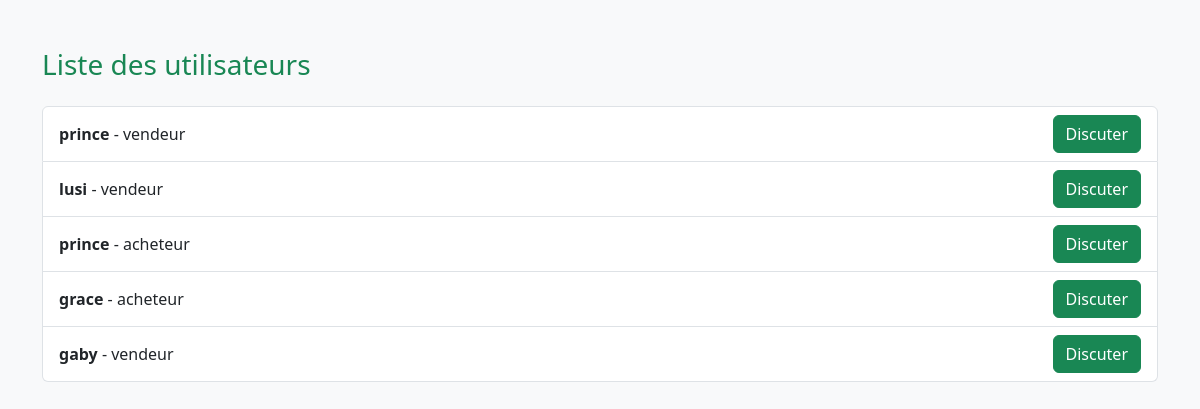
/liste_utilisateurs.php (signed in), run on the app's committed database.
### tables this page shows
CREATE TABLE `utilisateur` (
  `id_utilisateur` int(11) NOT NULL,
  `nom` varchar(100) NOT NULL,
  `email` varchar(100) NOT NULL,
  `mot_de_passe_hash` varchar(255) NOT NULL,
  `role` enum('admin','vendeur','acheteur') NOT NULL,
  `telephone` varchar(20) DEFAULT NULL,
  `adresse` text DEFAULT NULL,
  `date_inscription` datetime DEFAULT current_timestamp(),
  `status` enum('online','offline') DEFAULT 'offline',
  `abonnement_actif` tinyint(1) DEFAULT 0,
  `date_abonnement` date DEFAULT NULL,
  `date_expiration` date DEFAULT NULL,
  `paiement_effectue` tinyint(1) NOT NULL DEFAULT 0,
  `photo` varchar(255) DEFAULT NULL
);

### liste_utilisateurs.php (the view, shortened to what this page needs)
<?php
$host = 'localhost';
$dbname = 'agropastoral';
$username = 'root';
$password = '';
try {
    $pdo = new PDO("mysql:host=$host;dbname=$dbname;charset=utf8", $username, $password);
    $pdo->setAttribute(PDO::ATTR_ERRMODE, PDO::ERRMODE_EXCEPTION);
} catch (PDOException $e) {
    die("Erreur de connexion : " . $e->getMessage());
}
$current_user = $_SESSION['id_utilisateur'];
$stmt = $pdo->prepare("SELECT id_utilisateur, nom, role FROM utilisateur WHERE id_utilisateur != ?");
$stmt->execute([$current_user]);
$utilisateurs = $stmt->fetchAll(PDO::FETCH_ASSOC);
?>
<!DOCTYPE html>
<html lang="fr">
<head>
    <link href="https://cdn.jsdelivr.net/npm/bootstrap@5.3.3/dist/css/bootstrap.min.css" rel="stylesheet">
</head>
<body class="bg-light">
<div class="container py-5">
    <h3 class="mb-4 text-success">Liste des utilisateurs</h3>
    <div class="list-group">
        <?php foreach ($utilisateurs as $utilisateur): ?>
            <div class="list-group-item d-flex justify-content-between align-items-center">
                <div>
                    <strong><?= htmlspecialchars($utilisateur['nom']) ?></strong> - <?= htmlspecialchars($utilisateur['role']) ?>
                </div>
                <a href="chat.php?receiver_id=<?= $utilisateur['id_utilisateur'] ?>" class="btn btn-success">Discuter</a>
            </div>
        <?php endforeach; ?>
    </div>
</div>
</body>
</html>

### data on the page
utilisateur: nom "prince", role "vendeur"
utilisateur: nom "lusi", role "vendeur"
utilisateur: nom "prince", role "acheteur"
utilisateur: nom "grace", role "acheteur"
utilisateur: nom "gaby", role "vendeur"
